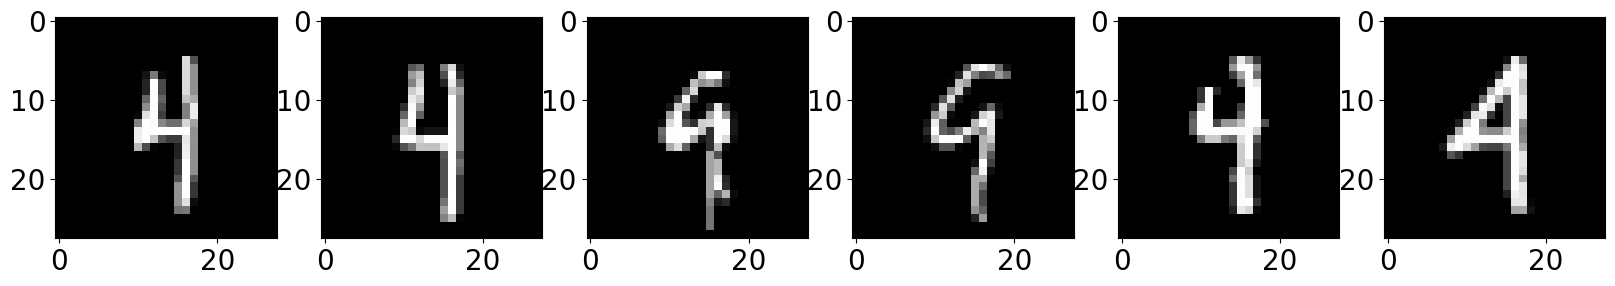

Generate this figure with Python:
# Read MNIST training data set and store it as a 60000 by 784 matrix.
# There are 60000 training images, each of which is 28 x 28 = 784 pixels
# Read MNIST test data set and store it as a 10000 by 784 matrix.
# There are 10000 test images, each of which is 28 x 28 = 784 pixels
# plot a test image as well as the 3 nearest training images

import sys
import numpy as np
import matplotlib.pyplot as plt

if (len(sys.argv) != 7):
    print ("Not enough command line arguments")
    quit()

test_idx = int(sys.argv[1])
train_idx1 = int(sys.argv[2])
train_idx2 = int(sys.argv[3])
train_idx3 = int(sys.argv[4])
train_idx4 = int(sys.argv[5])
train_idx5 = int(sys.argv[6])


f = open('t10k-images-idx3-ubyte','rb')

image_size = 28
num_test_images = 10000
f.read(16)
buf = f.read(image_size * image_size * num_test_images)
data = np.frombuffer(buf, dtype=np.uint8).astype(np.float32)
test = data.reshape(num_test_images, image_size * image_size)

f = open('train-images-idx3-ubyte','rb')

image_size = 28
num_train_images = 60000
f.read(16)
buf = f.read(image_size * image_size * num_train_images)
data = np.frombuffer(buf, dtype=np.uint8).astype(np.float32)
train = data.reshape(num_train_images, image_size * image_size)

plt.rcParams['figure.figsize'] = (20, 20)
plt.rc('xtick', labelsize=20) 
plt.rc('ytick', labelsize=20) 
plt.rcParams['axes.facecolor']='white'
plt.rcParams['savefig.facecolor']='white'
image1 = np.asarray(test[test_idx]).reshape(image_size,image_size)
image2 = np.asarray(train[train_idx1]).reshape(image_size,image_size)
image3 = np.asarray(train[train_idx2]).reshape(image_size,image_size)
image4 = np.asarray(train[train_idx3]).reshape(image_size,image_size)
image5 = np.asarray(train[train_idx4]).reshape(image_size,image_size)
image6 = np.asarray(train[train_idx5]).reshape(image_size,image_size)

f, axarr = plt.subplots(1,6)
axarr[0].imshow(image1,cmap='gray',vmin=0, vmax=255, interpolation='none')
axarr[1].imshow(image2,cmap='gray',vmin=0, vmax=255, interpolation='none')
axarr[2].imshow(image3,cmap='gray',vmin=0, vmax=255, interpolation='none')
axarr[3].imshow(image4,cmap='gray',vmin=0, vmax=255, interpolation='none')
axarr[4].imshow(image5,cmap='gray',vmin=0, vmax=255, interpolation='none')
axarr[5].imshow(image6,cmap='gray',vmin=0, vmax=255, interpolation='none')
plt.savefig("mnist6.png",bbox_inches='tight')
